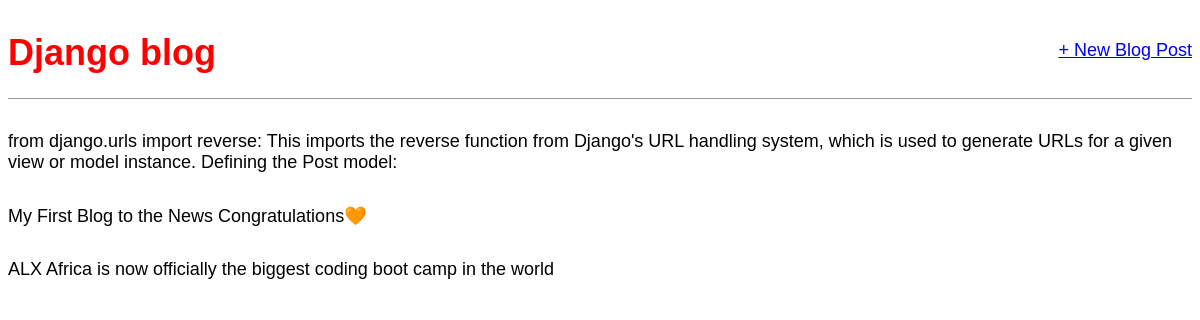
The app's page /, older data.
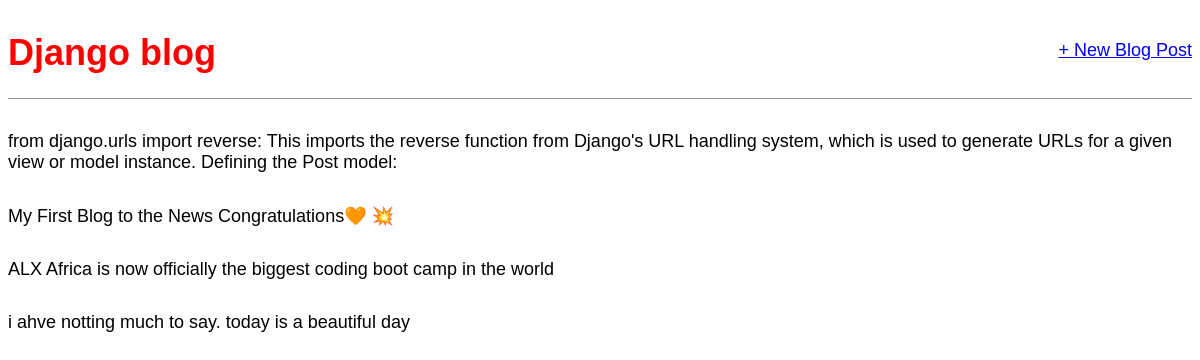
The same page, newer data.
### blog/models.py (models this page shows, shortened)
class Post(models.Model):
    title = models.CharField(max_length=200)
    author = models.ForeignKey(
        "auth.User",
        on_delete=models.CASCADE,
    )
    body = models.TextField()

### blog/views.py (the view)
# urls.py: path("", BlogListView.as_view(), name="home"),
class BlogListView(ListView):
    model = Post
    template_name = "home.html"

### templates/home.html (shortened to what this page needs)
{% extends "base.html" %} {% block content %} {% for post in post_list %}
<div class="post-entry">
  <p>{{ post.body }}</p>
</div>
{% endfor %} {% endblock content %}

### templates/base.html (shortened to what this page needs)
{% load static %}
<html>
  <head>
    <link href="{% static 'css/base.css' %}" rel="stylesheet" />
  </head>
  <body>
    <div>
      <header>
        <div class="nav-left">
          <h1><a href="{% url 'home' %}">Django blog</a></h1>
        </div>
        <div class="nav-right">
          <a href="{% url 'post_new' %}">+ New Blog Post</a>
        </div>
      </header>
      {% block content %} {% endblock content %}
    </div>
  </body>
</html>

### static/css/base.css (style rules this page uses)
header h1 a { color: red; }
body { font-family: "Source Sans Pro", sans-serif; font-size: 18px; }
header { border-bottom: 1px solid #999; margin-bottom: 2rem; display: flex; }
header h1 a { color: red; text-decoration: none; }
.nav-left { margin-right: auto; }
.nav-right { display: flex; padding-top: 2rem; }
.post-entry { margin-bottom: 2rem; }
.post-entry p { margin: 0; font-weight: 400; }

Row changes from the older to the newer data that the page shows:
changed Post: body "My First Blog to the News Congratulations🧡" → "My First Blog to the News Congratulations🧡 💥"
added Post: body "i ahve notting much to say. today is a beautiful day"
